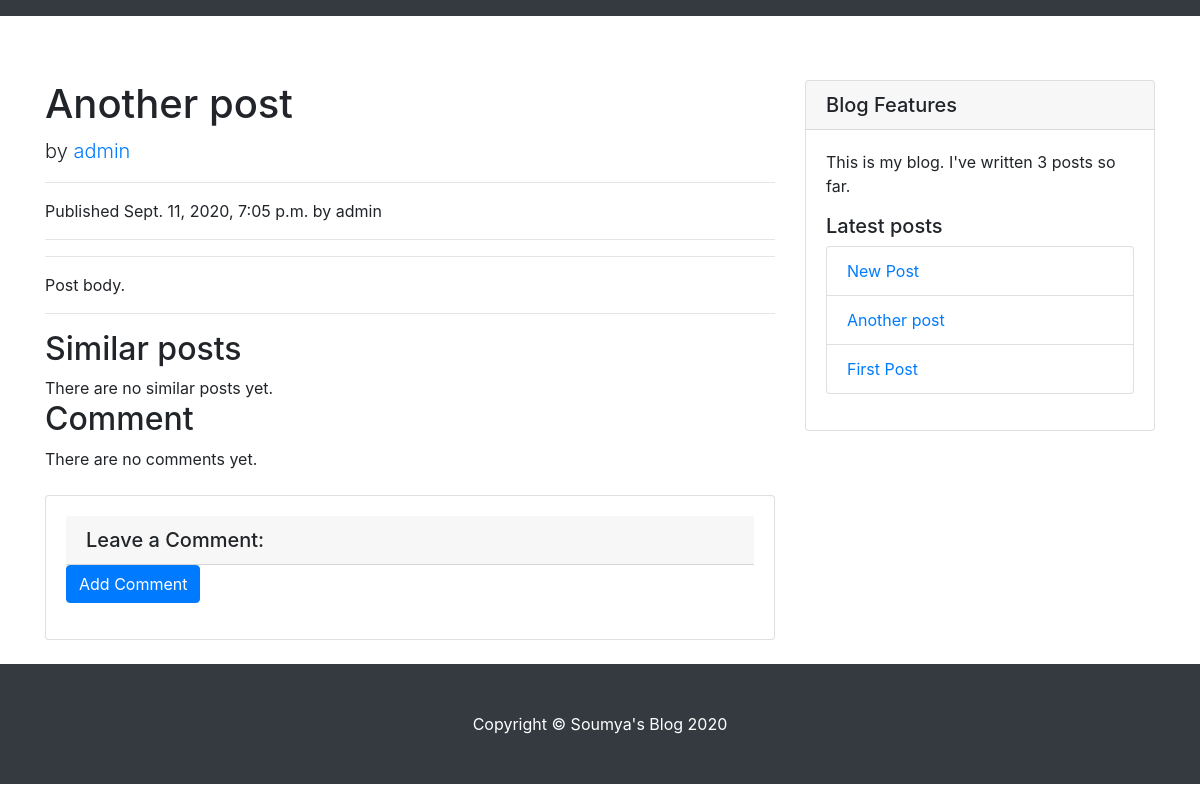
/blog/2020/9/11/another-post/, run on an earlier commit of the app's database.
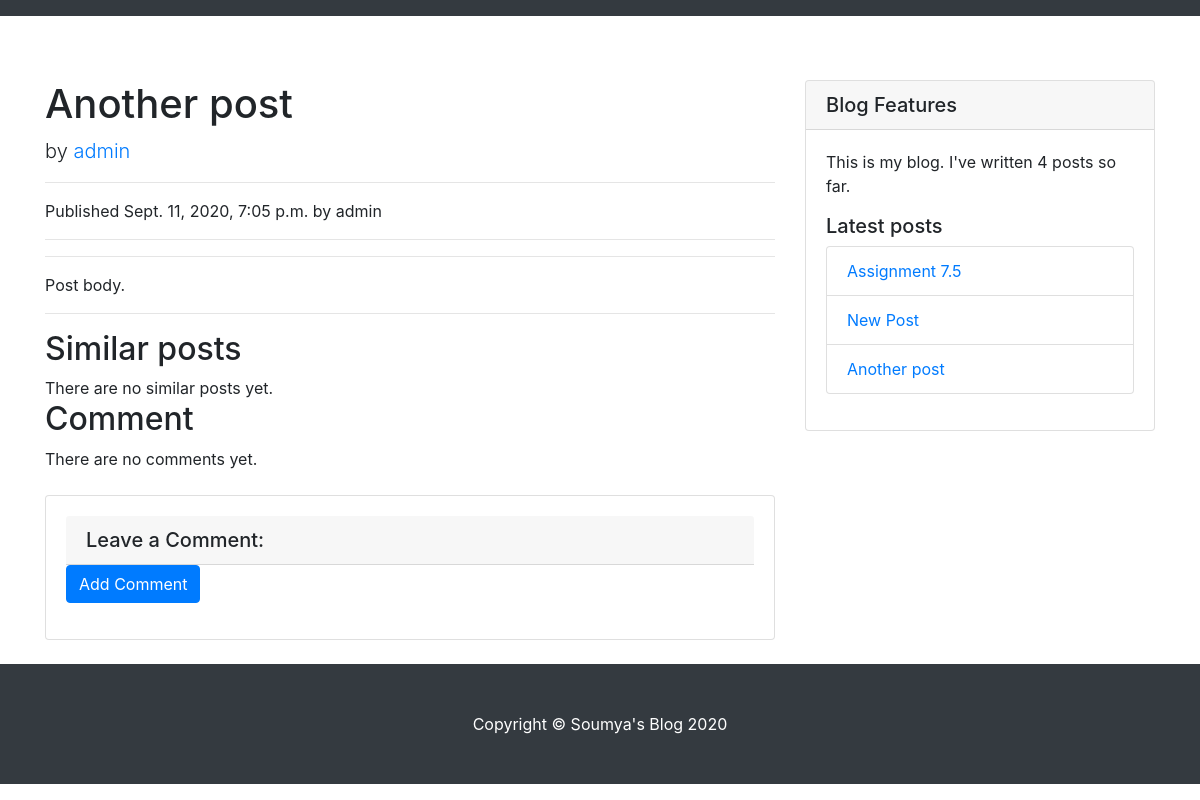
And on a later commit of the database.
### blog/models.py (models this page shows, shortened)
class Post(models.Model):
    def get_absolute_url(self):
        return reverse('blog:post_detail',
                args=[self.publish.year,
                    self.publish.month,
                    self.publish.day, self.slug])
    objects = models.Manager() # The default manager.
    published = PublishedManager() # Our custom manager.
    STATUS_CHOICES = (
            ('draft', 'Draft'),
            ('published', 'Published'),
            )
    title = models.CharField(max_length=250)
    slug = models.SlugField(max_length=250,
            unique_for_date='publish')
    author = models.ForeignKey(User,
            on_delete=models.CASCADE,
            related_name='blog_posts')
    body = models.TextField()
    publish = models.DateTimeField(default=timezone.now)
    created = models.DateTimeField(auto_now_add=True)
    updated = models.DateTimeField(auto_now=True)
    status = models.CharField(max_length=10,
            choices=STATUS_CHOICES,
            default='draft')
    class Meta:
        ordering = ('-publish',)

### blog/views.py (the view)
def post_detail(request, year, month, day, post):
    post = get_object_or_404(Post, slug=post,
            status='published',
            publish__year=year,
            publish__month=month,
            publish__day=day)
    return render(request,
            'blog/post/detail.html',
            {'post': post})

### blog/models.py (called while the page is built)
    def get_queryset(self):
        return super(PublishedManager,
                    self).get_queryset()\
                        .filter(status='published')

### blog/templatetags/blog_tags.py (called while the page is built)
@register.simple_tag
def total_posts():
    return Post.published.count()

@register.inclusion_tag('blog/post/latest_posts.html')
def show_latest_posts(count=5):
    latest_posts = Post.published.order_by('-publish')[:count]
    return {'latest_posts': latest_posts}

@register.filter(name='markdown')
def markdown_format(text):
    return mark_safe(markdown.markdown(text))

### blog/templates/blog/post/detail.html (shortened to what this page needs)
{% extends "blog/base.html" %}
{% load blog_tags %}
{% load crispy_forms_tags %}
{% block content %}
<div class="col-lg-8">
    <h1 class="mt-4">{{ post.title }}</h1>
    <p class="lead">
        by <a href="#">{{ post.author }}</a>
    </p>
    <hr>
    <p class="date">
        Published {{ post.publish }} by {{ post.author }}
    </p>
    <hr>
    <hr>
    {{ post.body|markdown }}
    <hr>
    <h2>Similar posts</h2>
    {% for post in similar_posts %}
    <p>
        <a href="{{ post.get_absolute_url }}">{{ post.title }}</a>
    </p>
    {% empty %}
    There are no similar posts yet.
    {% endfor %}
    {% with comments.count as total_comments %}
        <h2>
            {{ total_comments }} Comment{{ total_comments|pluralize }}
        </h2>
    {% endwith %}
    {% for comment in comments %}
        <div class="media mb-4">
            <img class="d-flex mr-3 rounded-circle" src="http://placehold.it/50x50" alt="">
            <div class="media-body">
                <h5 class="mt-0">Comment {{ forloop.counter }} by {{ comment.name }}</h5>
                {{ comment.created }}
                {{ comment.body|linebreaks }}
            </div>
        </div>
        {% empty %}
        <p>There are no comments yet.</p>
    {% endfor %}
    <div class="card my-4">
        <div class="card-body">
        {% if new_comment %}
            <h5 class="card-header">Your comment has been added.</h5>
        {% else %}
            <h5 class="card-header">Leave a Comment:</h5>
            <form class="form-group" method="post">
                <button type="submit" class="btn btn-primary">Add Comment</button>
            </form>
        {% endif %}
        </div>
    </div>
</div>
{% endblock %}

### blog/templates/blog/post/latest_posts.html
<ul class="list-group">
    {% for post in latest_posts %}
        <li class="list-group-item list-group-item-action">
            <a href="{{ post.get_absolute_url }}">{{ post.title }}</a>
        </li>
    {% endfor %}
</ul>

What changed in the data, as far as the page shows it:
no longer on this page (row unchanged): Post: title "First Post"
added Post: title "Assignment 7.5"
Also different on the page:
text no longer shown: "3"
text now shown: "4"
